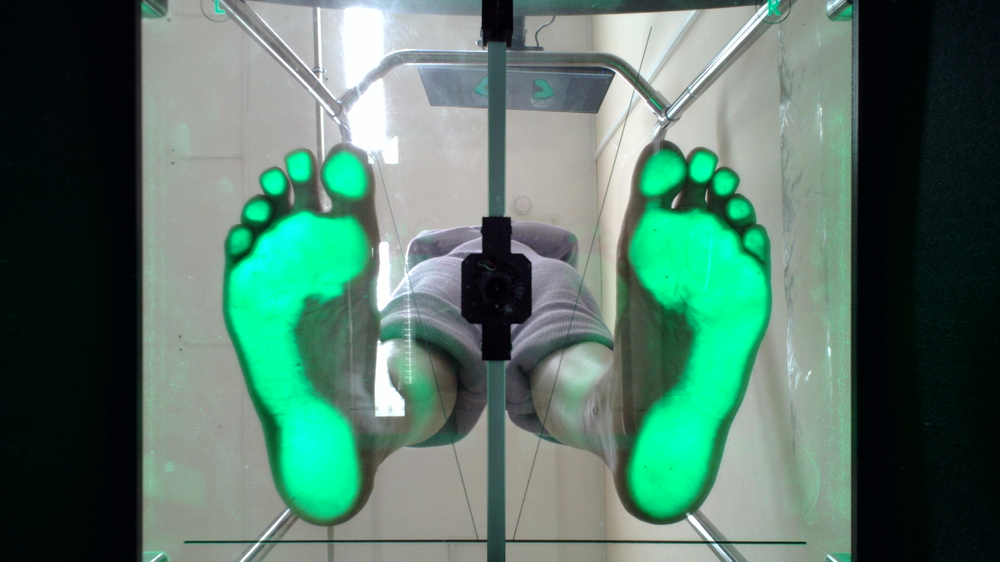
#> input picture обработка изображений/плантограммы/Img (copy 7).png, 1000 x 562 px, shrunk from 1920 x 1080 before the run, found by its file name
$ jupyter execute --allow-errors Untitled1.ipynb
#> lines starting #> are read from the running program, lines starting #| are printed output that depends on the picture; after the words box and inside, x2 and y2 are one past the last pixel; in counts of white or black regions, pixels touching at a corner belong together; long printed decimals are rounded
[cell 1]
import pandas
import numpy as np
import cv2 as cv
import matplotlib.pyplot as plt

import math

[cell 2]
L = 255
X = np.linspace(0, L)

fig, ax = plt.subplots()

ax.axes.set_xlim([0, L])
ax.axes.set_ylim([0, L])

ax.scatter(10, 255)
ax.scatter(10, 250)
ax.scatter(10, 100)

[cell 3]
img_file_path = "/home/dima/Documents/альбрехт/обработка изображений/плантограммы/Img (copy 7).png"
img = cv.imread(img_file_path, cv.IMREAD_UNCHANGED)
#> img is the input picture: shape (562, 1000, 3); mean B, G, R 104.5, 117.9, 84.5

# cv.imshow('image', img)
fig, ax = plt.subplots(1, 1)


ax.invert_yaxis()
ax.xaxis.tick_top()
image_plot = ax.imshow(img)

[cell 4]
fig, axs = plt.subplots(3, 1)

color = ('b', 'g', 'r')
# [6 lines of commented-out code are left out]

hist = cv.calcHist([img], [0], None, [256], [0, 256])
#> hist = 256 values, max 32564 at index 6, min 9 at index 0, mean 2195.3

normTypes = [cv.NORM_L1, cv.NORM_L2, cv.NORM_MINMAX]
normNames = 'cv.NORM_L1, cv.NORM_L2, cv.NORM_MINMAX'.split(', ')


for i, normType in enumerate(normTypes):
    ax = axs[i]
    print(f'Calculating norm using {normNames[i]}')
    normHist = cv.normalize(hist, hist, 1, 0, normType, -1)
    ax.plot(normHist)
    ax.set_xlim([0, 256])

plt.show()
#> figure, not shown here; panel 1: curve peaks at x = 6, y = 0.0579; panel 2: curve peaks at x = 6, y = 0.513; panel 3: curve peaks at x = 6, y = 1

[cell 5]
img.shape
#> Out = (562, 1000, 3)

[cell 6]
fig, axs = plt.subplots(3, 1)

color = ('b', 'g', 'r')
for i, col in enumerate(color):
    ax = axs[i]
    hist = cv.calcHist([img], [i], None, [256], [0, 256])
    normHist = cv.normalize(hist, hist, 1, 0, cv.NORM_MINMAX, -1)
    ax.plot(hist, color=col)
    ax.set_xlim([0, 256])

plt.show()
#> figure, not shown here; panel 1: curve peaks at x = 6, y = 1; panel 2: curve peaks at x = 255, y = 1; panel 3: curve peaks at x = 0, y = 1

[cell 7]
def hsiToRgb(normImg):
    xEnd, yEnd, channelEnd = normImg.shape

    newImg = np.ndarray((xEnd, yEnd, 3), dtype=np.uint8)

    for x in range(xEnd):
        for y in range(yEnd):
            # pixel
            pixel = np.float32(normImg[x, y, :])

            H, S, I = pixel
            tempH = H / 60
            Z = 1 - abs(tempH % 2  - 1)
            C = 3 * I * S / (1 + Z)

            X = C * Z

            if H == 0:
                R1, G1, B1 = 0, 0, 0
            elif 0 <= tempH <= 1:
                R1, G1, B1 = C, X, 0
            elif 1 <= tempH <= 2:
                R1, G1, B1 = X, C, 0
            elif 2 <= tempH <= 3:
                R1, G1, B1 = 0, C, X
            elif 3 <= tempH <= 4:
                R1, G1, B1 = 0, X, C
            elif 4 <= tempH <= 5:
                R1, G1, B1 = X, 0, C
            elif 5 <= tempH <= 6:
                R1, G1, B1 = C, 0, X

            m = I * (1 - S)
            R, G, B = R1 + m, G1 + m, B1 + m
            newImg[x, y, :] = (R, G, B)

    return newImg

[cell 8]
def rgbToHsi(img):
    xEnd, yEnd, channelEnd = img.shape
#> xEnd = 562; yEnd = 1000; channelEnd = 3

    newImg = np.ndarray((xEnd, yEnd, 3))

    for x in range(xEnd):
        for y in range(yEnd):
            # pixel
            pixel = np.float32(img[x, y, :])

            M = max(pixel)
            m = min(pixel)
            C = m - M

            r, g, b = pixel

            I = 1/3 * sum(pixel)
            # S = 1 - 1/I * min(pixel)

            if I == 0:
                S = 0
            else:
                S = 1 - m / I

            # H = math.acos( 1/2 * (r - g + r - b)/math.sqrt( (r - g)^2 + (r - b) * (g - b)) )
            # if b > g:
            #     H = 360 - H

            if C == 0:
                tempH = 0
            elif M == r:
                tempH = ((g - b) / C) % 6
            elif M == g:
                tempH = (b - r) / C + 2
            elif M == b:
                tempH = (r - g) / C + 4

            H = 60 * tempH

            newImg[x, y, :] = [H, S, I]
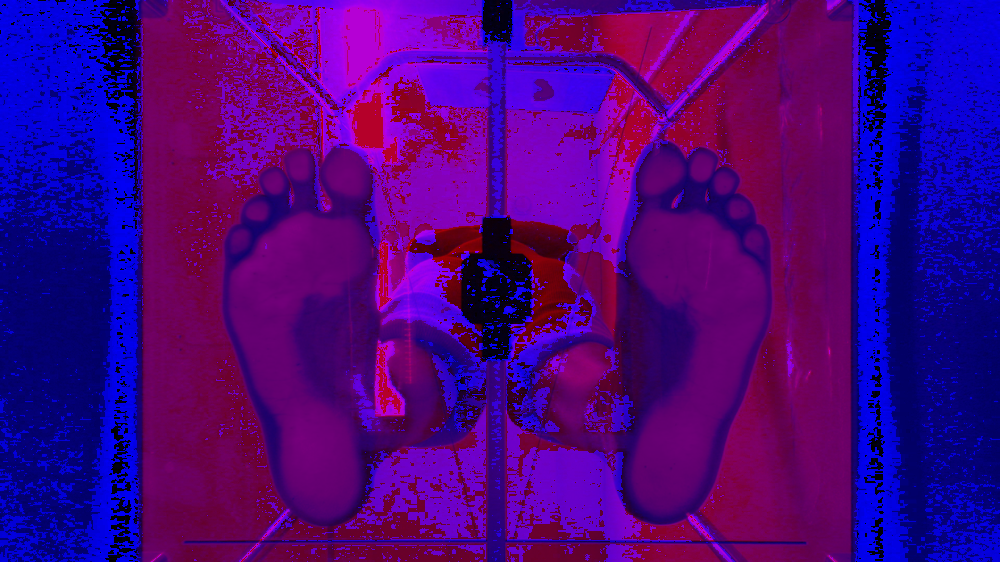
#> newImg: shape (562, 1000, 3) float64; mean B, G, R 181, 0.4, 102.3; drawn with min black and max white

    return newImg

[cell 9]
hsiImg = rgbToHsi(img)

[cell 10]
rgbImg = hsiToRgb(hsiImg)
#> after the loop in hsiToRgb, `for x in range(xEnd):`:
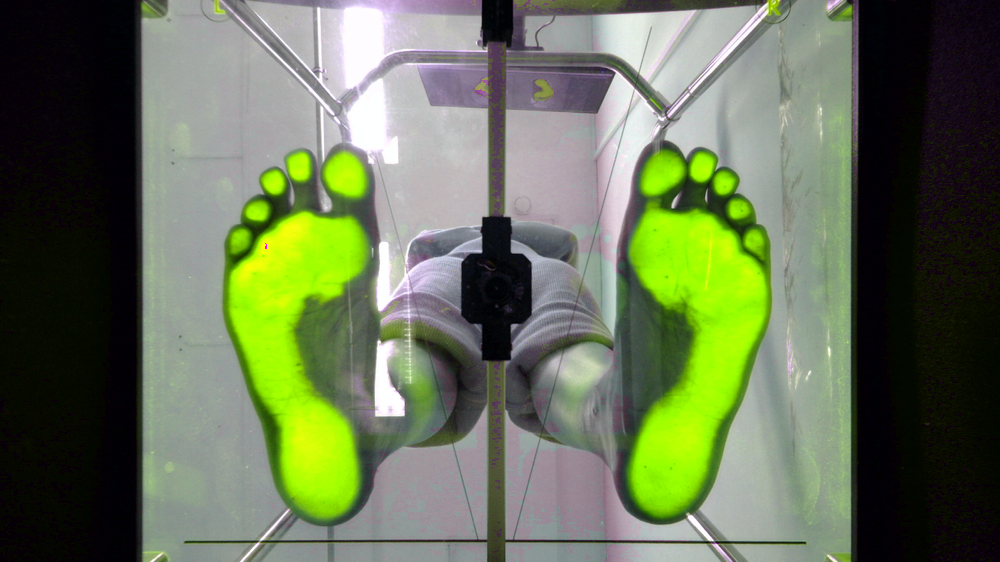
#> newImg: shape (562, 1000, 3); mean B, G, R 86.3, 115.4, 103.9

plt.imshow(rgbImg)

[cell 11]
cv.imwrite('/home/dima/Documents/альбрехт/обработка изображений/hsiConvertionLosses.png', rgbImg)
#> Out = True

[cell 12]
maxH = np.max(hsiImg[:,:,0])
#> maxH = 358.1
maxS = np.max(hsiImg[:,:,1])
#> maxS = 1
maxI = np.max(hsiImg[:,:,2])
#> maxI = 255

channelMaximums = [maxH, maxS, maxI]
#> channelMaximums = [358.1, 1, 255]
channelQuants = [1, 255, 255]
channelLimits = [360, 256, 256]

channelBins = [
    np.linspace(0, 360, 360),
    np.linspace(0, 1, 255),
    np.linspace(0, 1, 255)
]

[cell 13]
fig, axs = plt.subplots(3, 1)

channel = ('h', 's', 'i')
#> (the rest of this cell did not finish here and is left out)

[cell 14]
hsvImg = cv.cvtColor(img, cv.COLOR_RGB2HSV)
#> hsvImg: shape (562, 1000, 3); mean H, S, V 55.2, 114.8, 119.4
lowerGreen = np.array([10, 10, 10])
upperGreen = np.array([60, 255, 255])
mask = cv.inRange(hsvImg, lowerGreen, upperGreen)
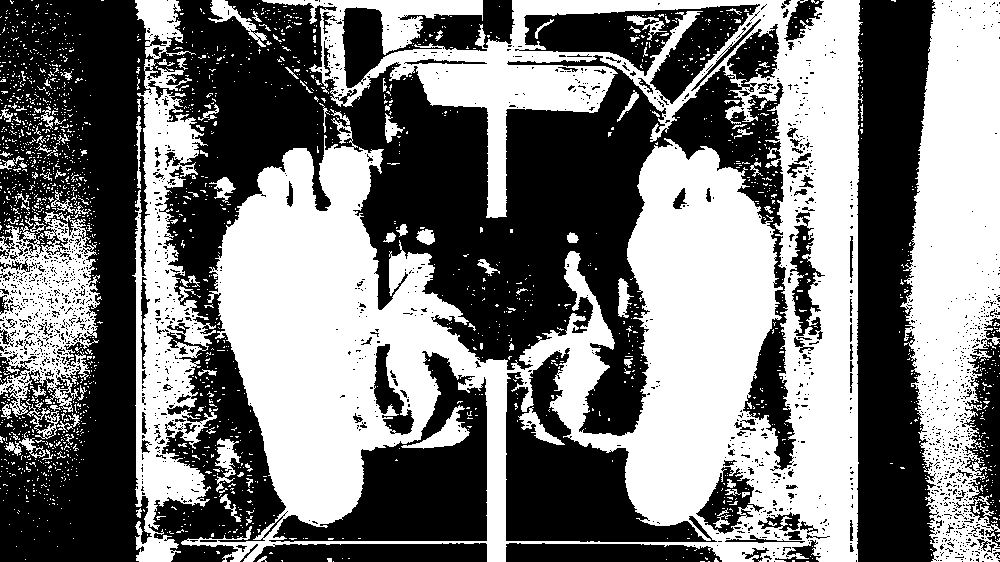
#> mask: shape (562, 1000); 47.5% white; 2131 white regions (2011 under 20 px), largest, box (x1, y1, x2, y2) and area: (181, 0, 863, 562) 180895, (900, 0, 1000, 562) 38135, (132, 0, 217, 562) 21070

res = cv.bitwise_and(hsvImg, hsvImg, mask=mask)
#> res: shape (562, 1000, 3); mean H, S, V 19.3, 63.3, 63.9

[cell 15]
rgbRes = cv.cvtColor(res, cv.COLOR_HSV2RGB)
plt.imshow(rgbRes)

grayRes = cv.cvtColor(res, cv.COLOR_RGB2GRAY)
# edges = cv.Laplacian(grayRes, cv.CV_64FC4)
# plt.imshow(grayRes, cmap='gray')

[cell 16]
imgGradX = cv.Sobel(grayRes, cv.CV_32F, dx=1, dy=0, ksize=3)
imgGradY = cv.Sobel(grayRes, cv.CV_32F, dx=0, dy=1, ksize=3)
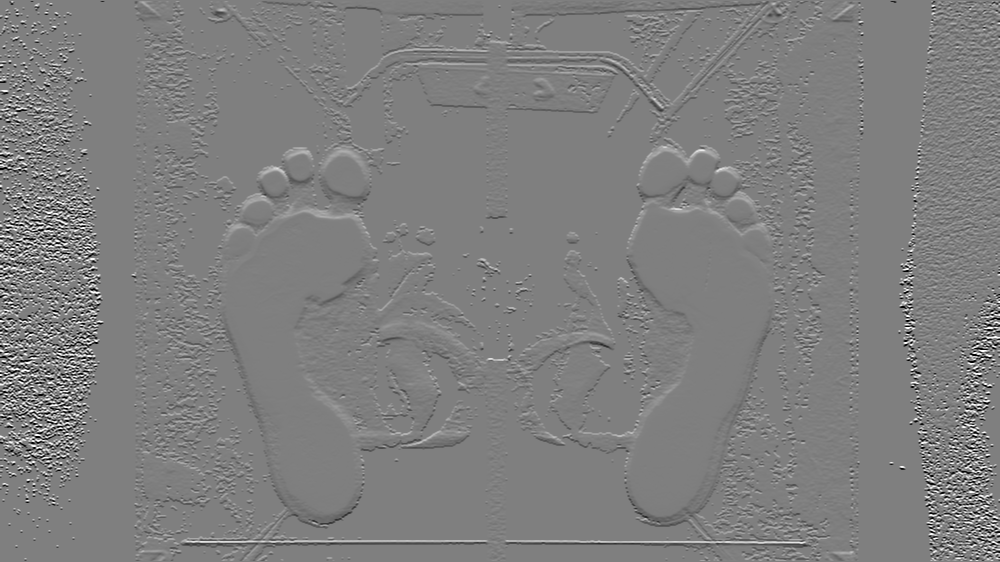
#> imgGradY: shape (562, 1000) float32; min -666, max 668, mean -0.4; drawn with min black and max white

plt.imshow(imgGradX, cmap='gray')

[cell 17]
plt.imshow(imgGradY, cmap='gray')

[cell 18]
def myNormalizeUInt8(mat):
    ret = ((mat - np.min(mat))/(np.max(mat) - np.min(mat))).astype(np.int32)
    ret *= 255
    return ret

[cell 19]
hsvImg = cv.cvtColor(img, cv.COLOR_RGB2HSV)

hue = hsvImg[:,:,0]

hue = ((hue - np.min(hue))/(np.max(hue) - np.min(hue))).astype(np.int32)
#> hue: shape (562, 1000) int32; values 0 (black) and 1 (white), 0.02% white in thin lines or dots, all inside (x1, y1, x2, y2) = (411, 230, 546, 340)

hue *= 255

plt.imshow(hue)
print(np.max(hue))
#| 255

[cell 20]
# hsvImg = cv.cvtColor(img)
img_file_path = "/home/dima/Documents/альбрехт/обработка изображений/плантограммы/Img (copy 13).png"
img = cv.imread(img_file_path, cv.IMREAD_UNCHANGED)
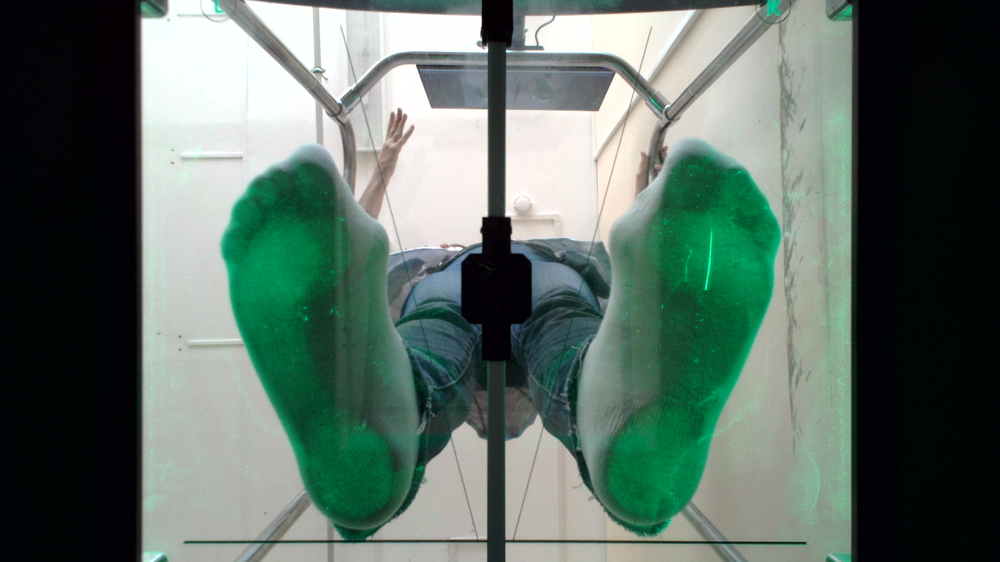
#> input picture обработка изображений/плантограммы/Img (copy 13).png, 1000 x 562 px, shrunk from 1920 x 1080 before the run, found by its file name
#> img is the input picture: shape (562, 1000, 3); mean B, G, R 102, 111, 93

img = cv.normalize(img, img, 255, 0, cv.NORM_MINMAX, dtype=-1)

fig, axs = plt.subplots(3, 4)

channelLimits = [360, 256, 256]

channel = ('h', 's', 'i')
for i, channel in enumerate(channel):
    ax = axs[i]
    # channelMaximum = channelMaximums[i]
    # channelBin = channelBins[i]
    # channelQuant = channelQuants[i]
    normImg = img[:,:,i]
    transformedImg = np.pow(normImg, 2.5) * 1
    prepedImage = transformedImg.flatten()
    # [10 lines of commented-out code are left out]
    ax[0].imshow(normImg)

    # normImg = myNormalizeUInt8(nthImage)
    ax[1].imshow(transformedImg)
    # ax.set_xticks(binEdges)

    hist, binEdges = np.histogram(normImg.flatten(), bins=256)
    ax[2].plot(binEdges[:-1], hist)

    hist, binEdges = np.histogram(prepedImage, bins=256)
    ax[3].plot(binEdges[:-1], hist)

    print(np.mean(normImg.flatten()))
    print(np.max(normImg))
#> this loop made 3 passes
#| 102.028
#| 255
#| 110.968
#| 255
#| 93.021
#| 255
#> pass 1, `transformedImg = np.pow(normImg, 2.5) * 1`:
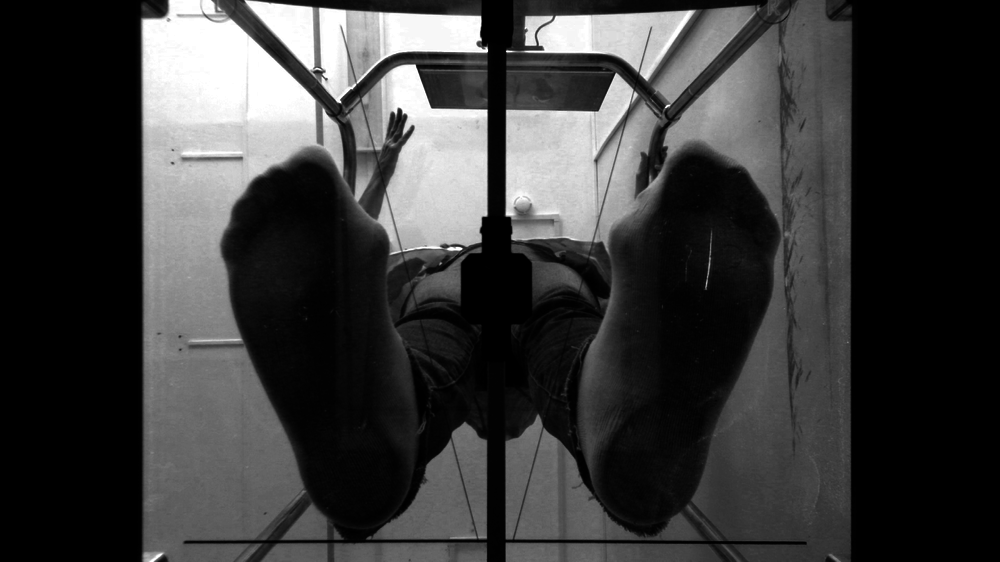
#> transformedImg: shape (562, 1000) float64; min 0, max 1038366, mean 241211.9; drawn with min black and max white
#> after the loop:
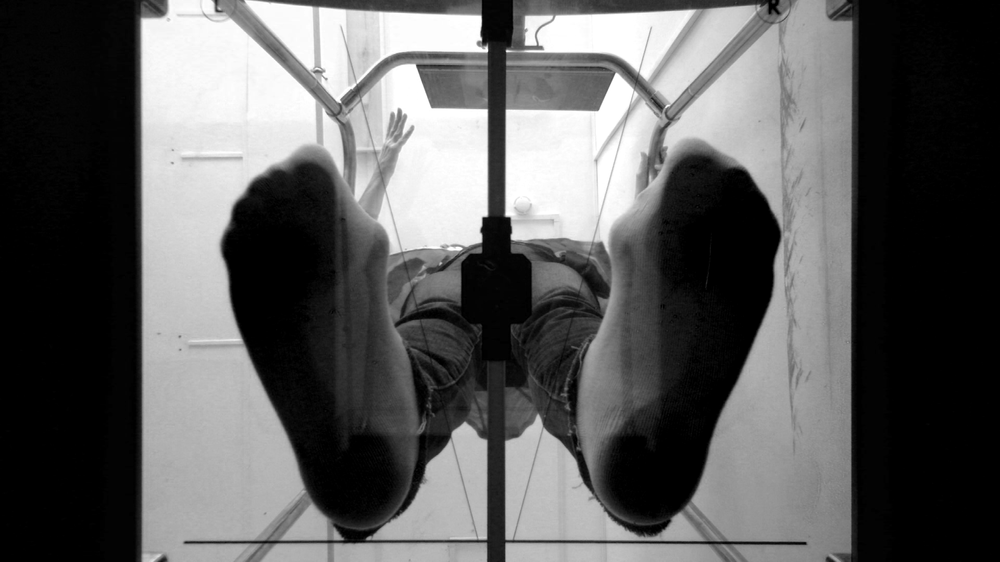
#> normImg: shape (562, 1000); min 0, max 255, mean 93

plt.show()
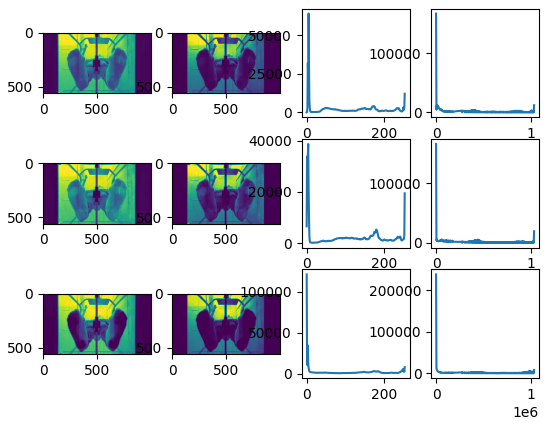
#> figure drawn by matplotlib, 12 panels; panel 3: curve peaks at x = 4.98, y = 64158; panel 4: curve peaks at x = 0, y = 167664; panel 7: curve peaks at x = 3.98, y = 38748; panel 8: curve peaks at x = 0, y = 166468
